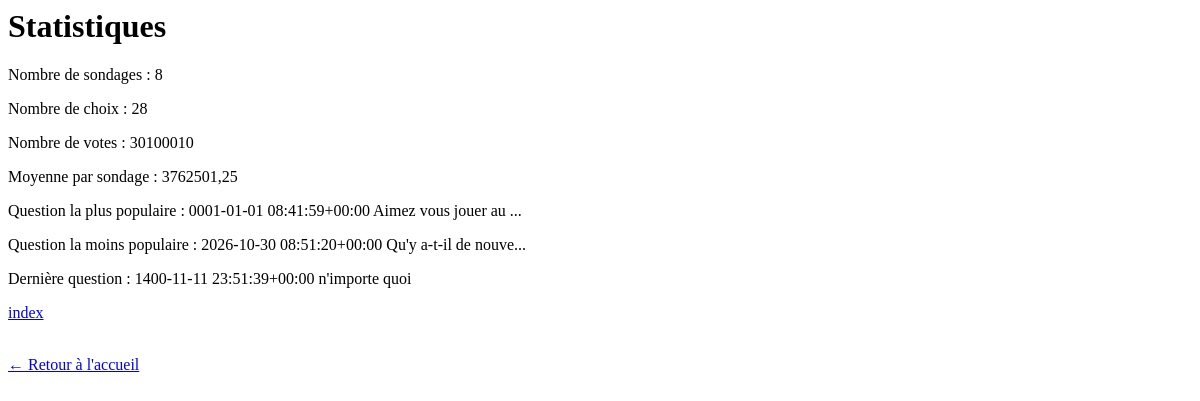
/polls/statistics/, run on an earlier commit of the app's database.
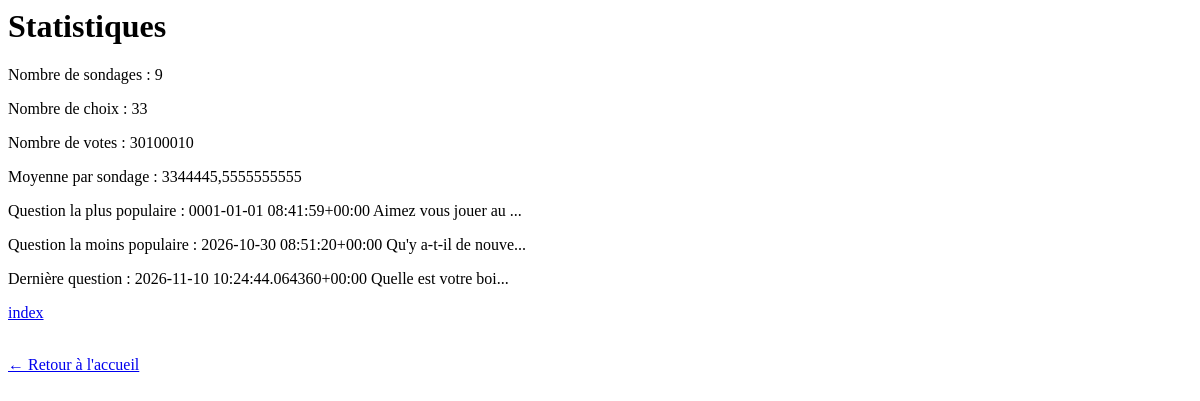
And on a later commit of the database.
### polls/models.py (models this page shows, shortened)
class Question(models.Model):
    question_text = models.CharField(max_length=200)
    pub_date = models.DateTimeField("date published")
    def __str__(self):
        return "{} {}".format(self.pub_date, text_excerpt(self.question_text, MAX_LENGTH))

### polls/views.py (the view)
# urls.py: path('statistics/', views.statistics, name='statistics'),
def statistics(request):
    nbr_sondages = Question.objects.count()
    nbr_choix = Choice.objects.count()
    nbr_votes = Choice.objects.aggregate(somme=Sum('votes'))['somme'] or 0
    moyenne_par_sondage = nbr_votes / nbr_sondages if nbr_sondages > 0 else 0
    question_la_moins_populaire, question_la_plus_populaire = minimax() if nbr_sondages > 0 else (None, None)
    id_derniere_question = Question.objects.aggregate(max=Max('id'))['max']
    derniere_question = Question.objects.get(pk=id_derniere_question) if id_derniere_question else None
    return render(request, 'polls/statistics.html', {
        'nbr_sondages': nbr_sondages,
        'nbr_choix': nbr_choix,
        'nbr_votes': nbr_votes,
        'moyenne_par_sondage': moyenne_par_sondage,
        'question_la_plus_populaire': question_la_plus_populaire,
        'question_la_moins_populaire': question_la_moins_populaire,
        'derniere_question': derniere_question,
    })

### polls/models.py (called while the page is built)
def text_excerpt(text, max_length):
    return text[:max_length] + ('...' if len(text) > max_length else '')

### polls/utils.py (called while the page is built)
def minimax():
    questions = Question.objects.all()
    min = max = (questions[0], 0)
    for q in questions:
        n = q.choice_set.aggregate(sum=Sum('votes'))['sum'] or 0
        if n > max[1]:
            max = (q, n)
        if n < min[1]:
            min = (q, n)
    return (min[0], max[0])

### polls/templates/polls/statistics.html (shortened to what this page needs)
<h1>Statistiques</h1>
<p>Nombre de sondages : {{ nbr_sondages }}</p>
<p>Nombre de choix : {{ nbr_choix }}</p>
<p>Nombre de votes : {{ nbr_votes }}</p>
<p>Moyenne par sondage : {{ moyenne_par_sondage }}</p>
<p>Question la plus populaire : {{ question_la_plus_populaire }}</p>
<p>Question la moins populaire : {{ question_la_moins_populaire }}</p>
<p>Dernière question : {{ derniere_question }}</p>
<p><a href="{% url 'polls:index' %}">index</a></p>
<a href="{% url 'polls:index' %}">← Retour à l'accueil</a>

What changed in the data, as far as the page shows it:
no longer on this page (row unchanged): Question: pub_date+question_text "1400-11-11 23:51:39+00:00 n'importe quoi"
added Question: pub_date+question_text "2026-11-10 10:24:44.064360+00:00 Quelle est votre boi..."
Also different on the page:
{{ nbr_sondages }}: "8" → "9"
{{ nbr_choix }}: "28" → "33"
{{ moyenne_par_sondage }}: "3762501,25" → "3344445,5555555555"
